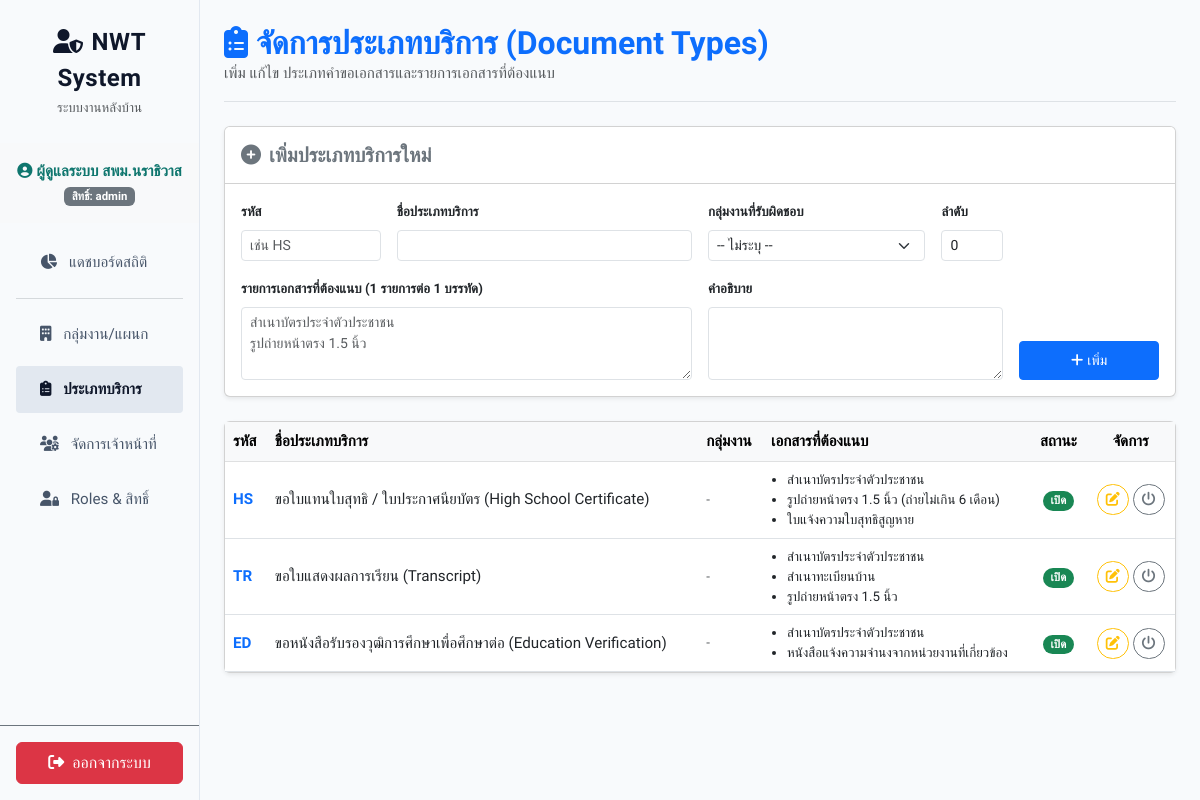
Before: /admin/services (signed in) with the older database file.
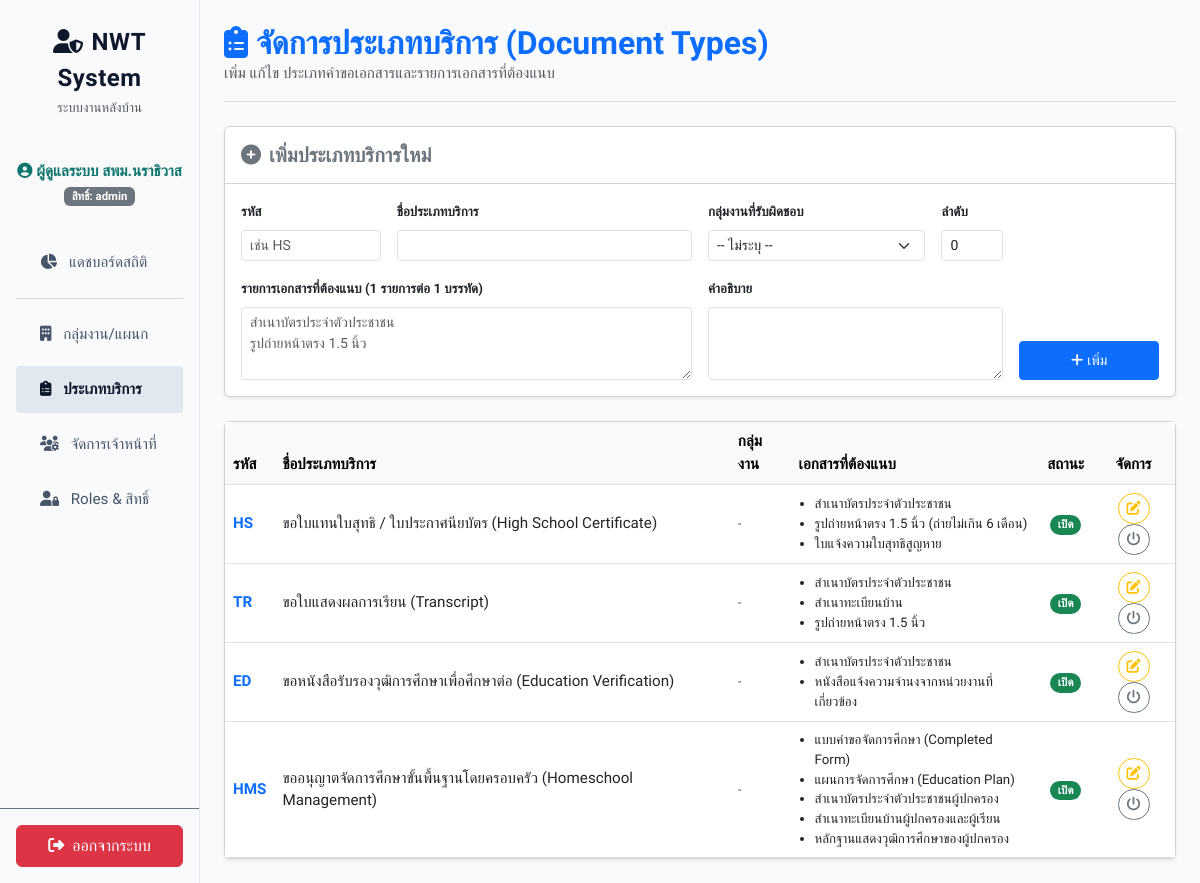
After: the same page with the newer database file.
### tables this page shows
CREATE TABLE IF NOT EXISTS `request_types` (
    `id`            INT AUTO_INCREMENT PRIMARY KEY,
    `code`          VARCHAR(10)  NOT NULL UNIQUE,
    `name_th`       VARCHAR(255) NOT NULL,
    `description`   TEXT         NULL,
    `doc_checklist` JSON         NOT NULL,
    `department_id` INT          NULL,
    `active`        TINYINT(1)   DEFAULT 1,
    `sort_order`    INT          DEFAULT 0,
    CONSTRAINT `fk_request_types_department` FOREIGN KEY (`department_id`) REFERENCES `departments` (`id`) ON DELETE SET NULL
);

### public_html/controllers/ServiceController.php (called while the page is built, shortened)
<?php
class ServiceController {
    public function index() {
        try {
            $db = Database::getConnection();
            $result = $db->query("
                SELECT rt.*, d.name_th AS department_name
                FROM request_types rt
                LEFT JOIN departments d ON rt.department_id = d.id
                ORDER BY rt.sort_order ASC, rt.id ASC
            ");
            $services = [];
            while ($row = $result->fetch_assoc()) {
                $row['doc_checklist'] = json_decode($row['doc_checklist'], true);
                $services[] = $row;
            }
            include dirname(__DIR__) . '/views/admin/services.php';
        } catch (Exception $e) {
            http_response_code(500);
            throw new Exception("เกิดข้อผิดพลาดในการโหลดประเภทบริการ: " . $e->getMessage());
        }
    }
}

### public_html/middleware/AuthMiddleware.php (called while the page is built, shortened)
<?php
class AuthMiddleware {
    public static function hasPermission($permissionCode) {
        $permissions = $_SESSION['officer_permissions'] ?? [];
        return in_array($permissionCode, $permissions);
    }
}

### public_html/views/admin/services.php (the view, shortened to what the rows shown need)
<!DOCTYPE html>
<html lang="th">
<head>
    <link href="https://cdn.jsdelivr.net/npm/bootstrap@5.3.0/dist/css/bootstrap.min.css" rel="stylesheet">
    <link href="https://cdnjs.cloudflare.com/ajax/libs/font-awesome/6.4.0/css/all.min.css" rel="stylesheet">
    <link href="<?= \App\Config\Config::SITE_URL ?>/assets/css/style.css" rel="stylesheet">
</head>
<body>
    <div class="container-fluid">
        <div class="row">
            <div class="col-md-9 col-lg-10 py-4 px-md-4">
                <div class="d-flex justify-content-between align-items-center mb-4 border-bottom pb-3">
                    <div>
                        <h2 class="fw-bold mb-0 text-primary"><i class="fa-solid fa-clipboard-list me-2"></i>จัดการประเภทบริการ (Document Types)</h2>
                    </div>
                </div>
                <div class="card shadow-sm">
                    <div class="card-body p-0">
                        <div class="table-responsive">
                            <table class="table table-hover align-middle mb-0">
                                <thead class="table-light text-secondary">
                                    <tr>
                                        <th>รหัส</th>
                                        <th>ชื่อประเภทบริการ</th>
                                        <th>กลุ่มงาน</th>
                                        <th>เอกสารที่ต้องแนบ</th>
                                        <th class="text-center">สถานะ</th>
                                        <?php if (AuthMiddleware::hasPermission('services.edit')): ?>
                                        <th class="text-center">จัดการ</th>
                                        <?php endif; ?>
                                    </tr>
                                </thead>
                                <tbody>
                                    <?php if (!empty($services)): ?>
                                        <?php foreach ($services as $svc): ?>
                                        <tr>
                                            <td><strong class="text-primary"><?= esc($svc['code']) ?></strong></td>
                                            <td><?= esc($svc['name_th']) ?></td>
                                            <td class="small text-muted"><?= esc($svc['department_name'] ?? '-') ?></td>
                                            <td>
                                                <?php if (!empty($svc['doc_checklist'])): ?>
                                                <ul class="mb-0 ps-3 small">
                                                    <?php foreach ($svc['doc_checklist'] as $doc): ?>
                                                    <li><?= esc($doc) ?></li>
                                                    <?php endforeach; ?>
                                                </ul>
                                                <?php endif; ?>
                                            </td>
                                            <td class="text-center">
                                                <?php if ($svc['active']): ?>
                                                    <span class="badge bg-success rounded-pill">เปิด</span>
                                                <?php else: ?>
                                                    <span class="badge bg-secondary rounded-pill">ปิด</span>
                                                <?php endif; ?>
                                            </td>
                                            <?php if (AuthMiddleware::hasPermission('services.edit')): ?>
                                            <td class="text-center">
                                                <button class="btn btn-outline-warning btn-sm rounded-pill px-2 py-1" data-bs-toggle="modal" data-bs-target="#editSvcModal<?= $svc['id'] ?>">
                                                    <i class="fa-solid fa-pen-to-square"></i>
                                                </button>
                                                <form method="POST" class="d-inline">
                                                    <button type="submit" class="btn btn-outline-secondary btn-sm rounded-pill px-2 py-1"><i class="fa-solid fa-power-off"></i></button>
                                                </form>
                                            </td>
                                            <?php endif; ?>
                                        </tr>
                                        <?php endforeach; ?>
                                    <?php else: ?>
                                        <tr><td colspan="6" class="text-center py-5 text-muted">ยังไม่มีประเภทบริการ</td></tr>
                                    <?php endif; ?>
                                </tbody>
                            </table>
                        </div>
                    </div>
                </div>
            </div>
        </div>
    </div>
</body>
</html>

Changed rows visible on the page:
added request_types: code "HMS", name_th "ขออนุญาตจัดการศึกษาขั้นพื้นฐานโดยครอบครัว (Homeschool Management)", department_name "-", doc "แบบคำขอจัดการศึกษา (Completed Form)", doc "แผนการจัดการศึกษา (Education Plan)", doc "สำเนาบัตรประจำตัวประชาชนผู้ปกครอง", doc "สำเนาทะเบียนบ้านผู้ปกครองและผู้เรียน", doc "หลักฐานแสดงวุฒิการศึกษาของผู้ปกครอง", active "เปิด"
